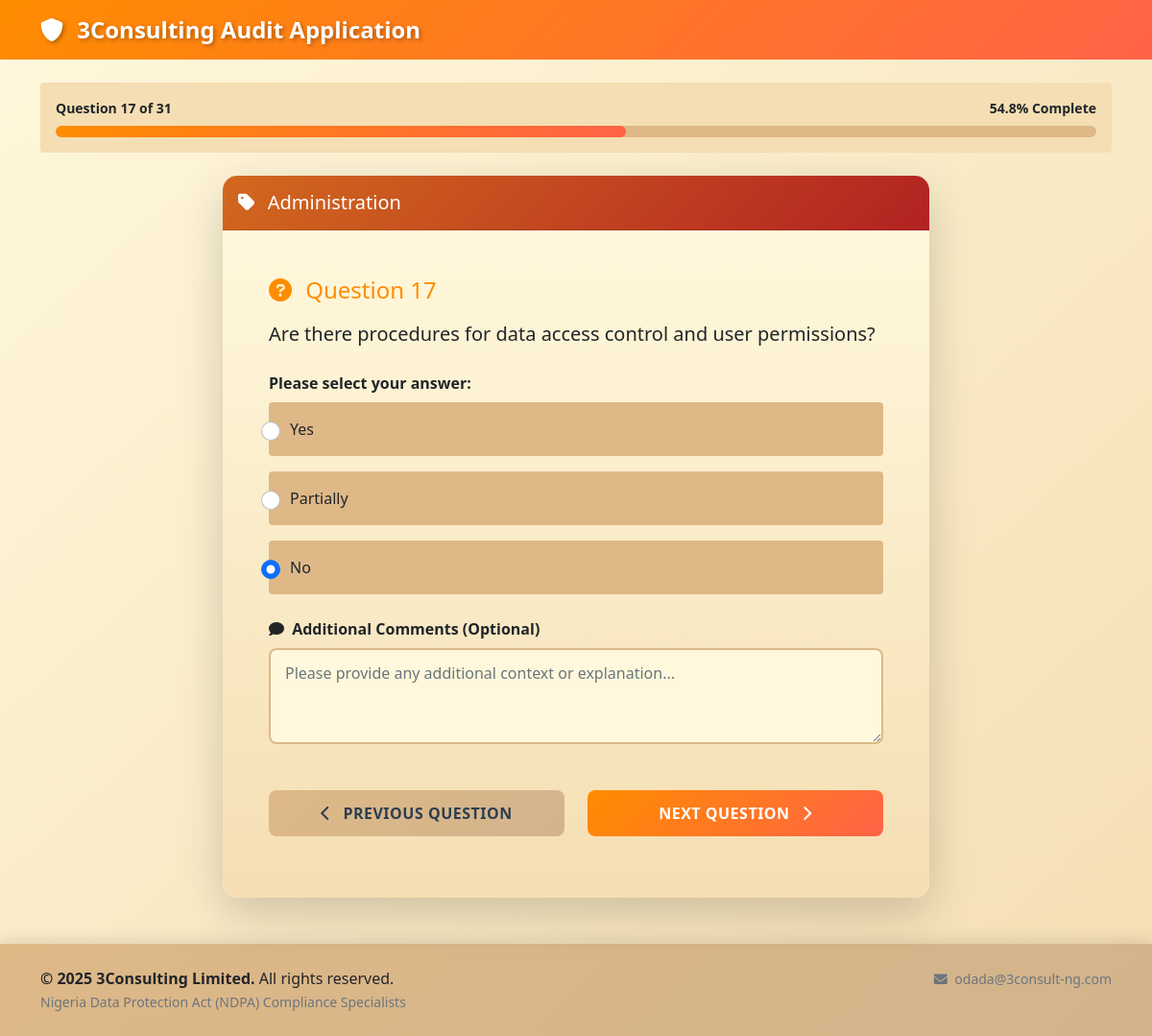
The page /question/17 (signed in) on the database its author committed.
### models.py (models this page shows)
class Question(db.Model):
    id = db.Column(db.Integer, primary_key=True)
    category = db.Column(db.String(100), nullable=False)
    question_text = db.Column(db.Text, nullable=False)
    question_type = db.Column(db.String(50), nullable=False)  # 'multiple_choice', 'file_upload'
    options = db.Column(db.Text)  # JSON string for multiple choice options
    requires_file = db.Column(db.Boolean, default=False)
    order_num = db.Column(db.Integer, nullable=False)
    responses = db.relationship('Response', backref='question', lazy=True)

class Response(db.Model):
    id = db.Column(db.Integer, primary_key=True)
    user_id = db.Column(db.Integer, db.ForeignKey('user.id'), nullable=False)
    question_id = db.Column(db.Integer, db.ForeignKey('question.id'), nullable=False)
    answer = db.Column(db.Text)
    comment = db.Column(db.Text)
    file_path = db.Column(db.String(500))
    created_at = db.Column(db.DateTime, default=datetime.utcnow)

### routes.py (the view)
@app.route('/question/<int:question_id>')
def question(question_id):
    if 'user_id' not in session:
        return redirect(url_for('login'))
    question = Question.query.get_or_404(question_id)
    user_id = session['user_id']
    existing_response = Response.query.filter_by(user_id=user_id, question_id=question_id).first()
    total_questions = Question.query.count()
    current_position = Question.query.filter(Question.order_num <= question.order_num).count()
    next_question = Question.query.filter(Question.order_num > question.order_num).order_by(Question.order_num).first()
    prev_question = Question.query.filter(Question.order_num < question.order_num).order_by(Question.order_num.desc()).first()
    return render_template('question.html',
                         question=question,
                         existing_response=existing_response,
                         total_questions=total_questions,
                         current_position=current_position,
                         next_question=next_question,
                         prev_question=prev_question)

### routes.py (called while the page is built)
@app.template_filter('from_json')
def from_json_filter(value):
    try:
        return json.loads(value) if value else []
    except:
        return []

@app.context_processor
def utility_processor():
    return dict(enumerate=enumerate)

### templates/question.html (shortened to what this page needs)
{% extends "base.html" %}
{% block content %}
<div class="row mb-4">
    <div class="col-12">
        <div class="card border-0" style="background-color: #F5DEB3;">
            <div class="card-body py-3">
                <div class="d-flex justify-content-between align-items-center mb-2">
                    <small class="text-dark fw-bold">Question {{ current_position }} of {{ total_questions }}</small>
                    <small class="text-dark fw-bold">{{ ((current_position / total_questions) * 100) | round(1) }}% Complete</small>
                </div>
                <div class="progress" style="height: 12px;">
                    <div class="progress-bar" role="progressbar"
                         style="width: {{ (current_position / total_questions) * 100 }}%; background: linear-gradient(135deg, #FF8C00, #FF6347);"></div>
                </div>
            </div>
        </div>
    </div>
</div>
<div class="row justify-content-center">
    <div class="col-lg-8">
        <div class="card shadow-lg border-0 audit-card">
            <div class="card-header text-white py-3" style="background: linear-gradient(135deg, #D2691E, #B22222);">
                <h5 class="mb-0">
                    <i class="fas fa-tag me-2"></i>
                    {{ question.category }}
                </h5>
            </div>
            <div class="card-body p-5" style="background: linear-gradient(to bottom, #FFF8DC, #F5DEB3);">
                <form method="POST" action="{{ url_for('submit_answer') }}" enctype="multipart/form-data">
                    <div class="mb-4">
                        <h4 class="mb-3" style="color: #FF8C00;">
                            <i class="fas fa-question-circle me-2"></i>
                            Question {{ current_position }}
                        </h4>
                        <p class="lead text-dark">{{ question.question_text }}</p>
                    </div>
                    {% if question.question_type == 'multiple_choice' %}
                        <div class="mb-4">
                            <label class="form-label fw-bold text-dark">Please select your answer:</label>
                            {% set options = question.options | from_json %}
                            {% for option in options %}
                                <div class="form-check mb-3 p-3 rounded" style="background-color: #DEB887;">
                                    <input class="form-check-input audit-radio" type="radio" name="answer"
                                           id="option_{{ loop.index }}" value="{{ option }}"
                                           {% if existing_response and existing_response.answer == option %}checked{% endif %} required>
                                    <label class="form-check-label text-dark fw-medium" for="option_{{ loop.index }}">
                                        {{ option }}
                                    </label>
                                </div>
                            {% endfor %}
                        </div>
                    {% endif %}
                    <div class="mb-4">
                        <label for="comment" class="form-label fw-bold text-dark">
                            <i class="fas fa-comment me-1"></i>
                            Additional Comments (Optional)
                        </label>
                        <textarea class="form-control audit-textarea" id="comment" name="comment" rows="3"
                                  placeholder="Please provide any additional context or explanation...">{% if existing_response %}{{ existing_response.comment }}{% endif %}</textarea>
                    </div>
                    <div class="row mt-5">
                        <div class="col-md-6 mb-3">
                            {% if prev_question %}
                                <a href="{{ url_for('question', question_id=prev_question.id) }}"
                                   class="btn w-100 audit-btn-secondary">
                                    <i class="fas fa-chevron-left me-2"></i>
                                    Previous Question
                                </a>
                            {% else %}
                                <div class="text-muted text-center p-3">
                                    <i class="fas fa-info-circle me-1"></i>
                                    This is the first question
                                </div>
                            {% endif %}
                        </div>
                        <div class="col-md-6">
                            <button type="submit" class="btn w-100 audit-btn-primary">
                                {% if next_question %}
                                    Next Question
                                    <i class="fas fa-chevron-right ms-2"></i>
                                {% else %}
                                    Complete Audit
                                    <i class="fas fa-check ms-2"></i>
                                {% endif %}
                            </button>
                        </div>
                    </div>
                </form>
            </div>
        </div>
    </div>
</div>
{% endblock %}

### static/css/style.css (style rules this page uses)
:root { --primary-orange: #FF8C00; --light-orange: #FFD700; --beige: #F5DEB3; --dark-beige: #DEB887; --darker-beige: #D2B48C; --cream: #FFF8DC; --dark-orange: #FF6347; --gradient-primary: linear-gradient(135deg, #FF8C00, #FF6347); --gradient-secondary: linear-gradient(135deg, #DEB887, #D2B48C); --gradient-light: linear-gradient(to bottom, #FFF8DC, #F5DEB3); }
body { font-family: 'Segoe UI', Tahoma, Geneva, Verdana, sans-serif; background: linear-gradient(to bottom right, #FFF8DC, #F5DEB3); min-height: 100vh; }
.audit-card { border-radius: 15px; overflow: hidden; box-shadow: 0 10px 30px rgba(255, 140, 0, 0.2); transition: transform 0.3s ease, box-shadow 0.3s ease; }
.audit-btn-primary { background: var(--gradient-primary); border: none; color: white; font-weight: 600; padding: 12px 24px; border-radius: 8px; transition: all 0.3s ease; text-transform: uppercase; letter-spacing: 0.5px; }
.audit-btn-secondary { background: var(--gradient-secondary); border: none; color: #2C3E50; font-weight: 600; padding: 12px 24px; border-radius: 8px; transition: all 0.3s ease; text-transform: uppercase; letter-spacing: 0.5px; }
.audit-textarea { border: 2px solid #DEB887; border-radius: 8px; padding: 12px 15px; font-size: 16px; background-color: #FFF8DC; resize: vertical; min-height: 100px; transition: all 0.3s ease; }
.audit-radio { width: 20px; height: 20px; margin-right: 10px; accent-color: #FF8C00; }
.progress { background-color: #DEB887; border-radius: 10px; overflow: hidden; }
.progress-bar { border-radius: 10px; transition: width 0.6s ease; }

### rows shown on the page
Question: category "Administration", question_text "Are there procedures for data access control and user permissions?"
Response: answer "☐ Yes" "☐ Partially" "☑ No"

### other values the page prints
{{ current_position }} "17"
{{ total_questions }} "31"
{{ ((current_position / total_questions) * 100) | round(1) }} "54.8"
{{ option }} "Yes" "Partially" "No"
